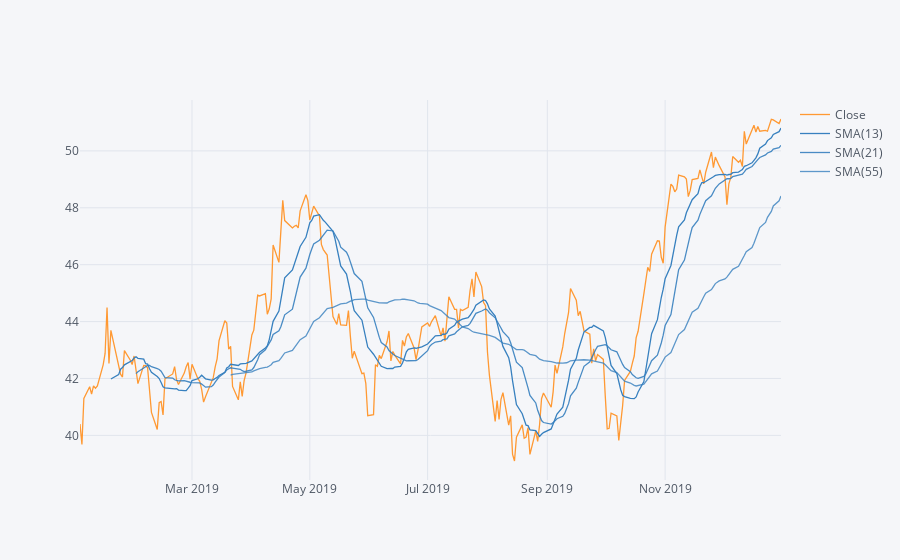

Notebook cell for this chart:
### Code cell
# Create a simple moving average plot of Morgan Stanley for the year 2019
MS['Close'].loc['2019-01-01':'2020-01-01'].ta_plot(study='sma', periods=[13,21,55])

### Figure 1 — Plotly figure (JSON) as saved in the notebook; plotly's stock layout.template omitted (floating-point values rounded to 4 significant figures; data arrays with more than 128 entries replaced by an {"elided": "..."} marker saying what was removed)
{"data": [{"line": {"color": "rgba(255, 153, 51, 1.0)", "dash": "solid", "shape": "linear", "width": 1.3}, "mode": "lines", "name": "Close", "text": "", "type": "scatter", "x": {"elided": "252 str values"}, "y": {"elided": "252 float values"}}, {"line": {"color": "rgba(55, 128, 191, 1.0)", "dash": "solid", "shape": "linear", "width": 1.3}, "mode": "lines", "name": "SMA(13)", "text": "", "type": "scatter", "x": {"elided": "252 str values"}, "y": {"elided": "252 mixed values"}}, {"line": {"color": "rgba(55, 128, 191, 0.8999999999999999)", "dash": "solid", "shape": "linear", "width": 1.3}, "mode": "lines", "name": "SMA(21)", "text": "", "type": "scatter", "x": {"elided": "252 str values"}, "y": {"elided": "252 mixed values"}}, {"line": {"color": "rgba(55, 128, 191, 0.7999999999999998)", "dash": "solid", "shape": "linear", "width": 1.3}, "mode": "lines", "name": "SMA(55)", "text": "", "type": "scatter", "x": {"elided": "252 str values"}, "y": {"elided": "252 mixed values"}}], "layout": {"legend": {"bgcolor": "#F5F6F9", "font": {"color": "#4D5663"}}, "paper_bgcolor": "#F5F6F9", "plot_bgcolor": "#F5F6F9", "title": {"font": {"color": "#4D5663"}}, "xaxis": {"gridcolor": "#E1E5ED", "showgrid": true, "tickfont": {"color": "#4D5663"}, "title": {"font": {"color": "#4D5663"}, "text": ""}, "zerolinecolor": "#E1E5ED"}, "yaxis": {"gridcolor": "#E1E5ED", "showgrid": true, "tickfont": {"color": "#4D5663"}, "title": {"font": {"color": "#4D5663"}, "text": ""}, "zerolinecolor": "#E1E5ED"}}}
